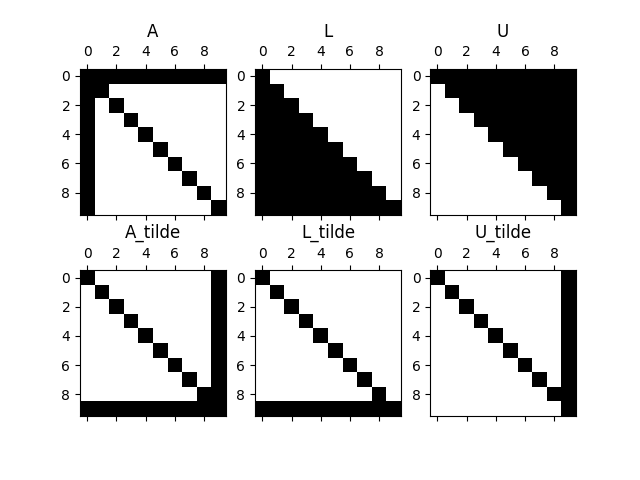

Write Python code to recreate this figure.
import matplotlib.pyplot as plt
import numpy as np
import scipy as sp

n = 10
e = np.ones((n, 1))
b = np.array([1] + [0 for _ in range(n - 1)])
b = np.reshape(b, (n, 1))
A = 10 * np.identity(n) + b @ e.T + e @ b.T
A_tilde = np.flip(A)

#permutation matrix not needed -> _
_, L, U = sp.linalg.lu(A)
_, L_tilde, U_tilde = sp.linalg.lu(A_tilde)


fig, axs = plt.subplots(2, 3)

axs[0, 0].spy(A)
axs[0, 0].set_title('A')
axs[0, 1].spy(L)
axs[0, 1].set_title('L')
axs[0, 2].spy(U)
axs[0, 2].set_title('U')

axs[1, 0].spy(A_tilde)
axs[1, 0].set_title('A_tilde')
axs[1, 1].spy(L_tilde)
axs[1, 1].set_title('L_tilde')
axs[1, 2].spy(U_tilde)
axs[1, 2].set_title('U_tilde')

plt.show()
# A tilde is better, less data needed
